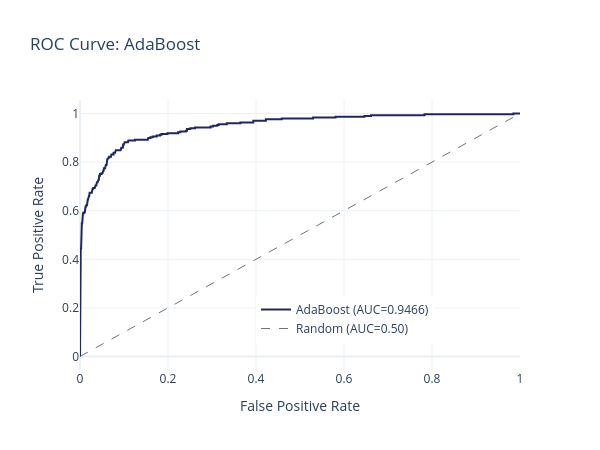
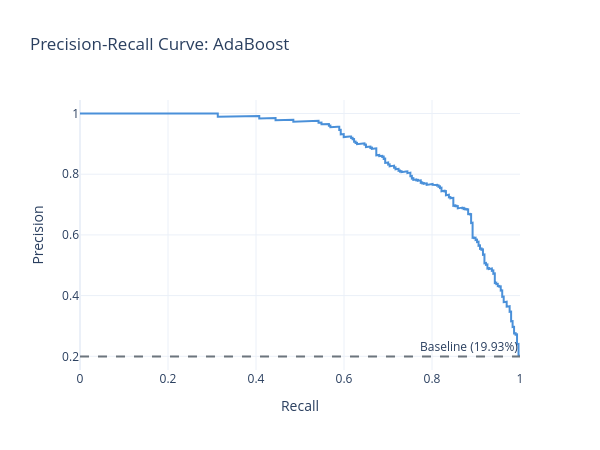

Notebook cell for these charts, in order:
### Markdown cell above
---
## 12. Diagnostic Charts

### Code cell
# Generate and save all universal charts
charts = save_all_universal_charts(y_test, y_pred, y_score, MODEL_NAME, MODEL_SLUG)

for name, fig in charts.items():
    fig.show()

### Figure 1 — Plotly figure (JSON) as saved in the notebook; plotly's stock layout.template omitted (floating-point values rounded to 4 significant figures; data arrays with more than 128 entries replaced by an {"elided": "..."} marker saying what was removed)
{"data": [{"line": {"color": "#1E2761", "width": 2}, "mode": "lines", "name": "AdaBoost (AUC=0.9466)", "type": "scatter", "x": {"elided": "200 float values"}, "y": {"elided": "200 float values"}}, {"line": {"color": "#6c757d", "dash": "dash", "width": 1}, "mode": "lines", "name": "Random (AUC=0.50)", "type": "scatter", "x": [0, 1], "y": [0, 1]}], "layout": {"height": 450, "legend": {"x": 0.4, "y": 0.1}, "title": {"text": "ROC Curve: AdaBoost"}, "width": 600, "xaxis": {"title": {"text": "False Positive Rate"}}, "yaxis": {"title": {"text": "True Positive Rate"}}}}

### Figure 2 — Plotly figure (JSON) as saved in the notebook; plotly's stock layout.template omitted (floating-point values rounded to 4 significant figures; data arrays with more than 128 entries replaced by an {"elided": "..."} marker saying what was removed)
{"data": [{"line": {"color": "#4A90D9", "width": 2}, "mode": "lines", "name": "AdaBoost (AP=0.8755)", "type": "scatter", "x": {"elided": "1484 float values"}, "y": {"elided": "1484 float values"}}], "layout": {"annotations": [{"showarrow": false, "text": "Baseline (19.93%)", "x": 1, "xanchor": "right", "xref": "x domain", "y": 0.1993, "yanchor": "bottom", "yref": "y"}], "height": 450, "shapes": [{"line": {"color": "#6c757d", "dash": "dash"}, "type": "line", "x0": 0, "x1": 1, "xref": "x domain", "y0": 0.1993, "y1": 0.1993, "yref": "y"}], "title": {"text": "Precision-Recall Curve: AdaBoost"}, "width": 600, "xaxis": {"title": {"text": "Recall"}}, "yaxis": {"title": {"text": "Precision"}}}}
